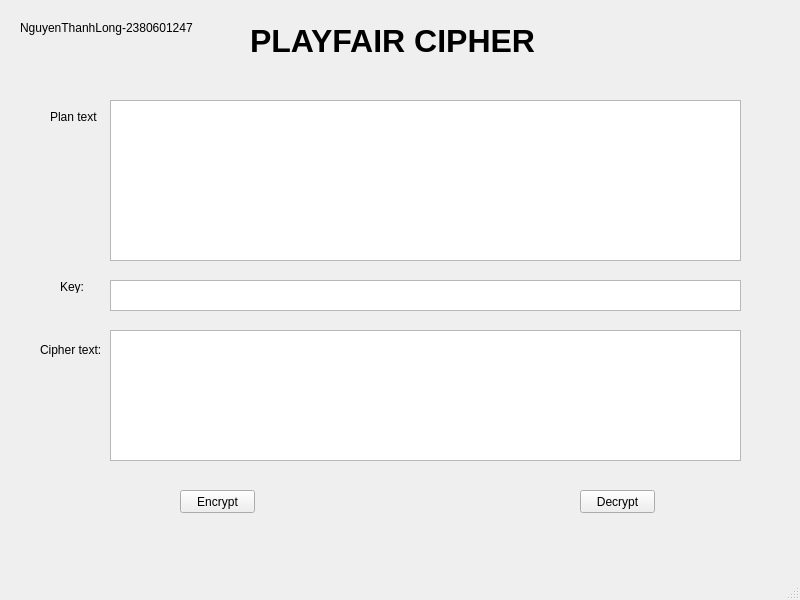
<?xml version="1.0" encoding="UTF-8"?>
<ui version="4.0">
 <class>MainWindow</class>
 <widget class="QMainWindow" name="MainWindow">
  <property name="geometry">
   <rect>
    <x>0</x>
    <y>0</y>
    <width>800</width>
    <height>600</height>
   </rect>
  </property>
  <property name="windowTitle">
   <string>MainWindow</string>
  </property>
  <widget class="QWidget" name="centralwidget">
   <widget class="QLabel" name="label">
    <property name="geometry">
     <rect>
      <x>250</x>
      <y>20</y>
      <width>301</width>
      <height>41</height>
     </rect>
    </property>
    <property name="font">
     <font>
      <pointsize>24</pointsize>
      <weight>75</weight>
      <bold>true</bold>
     </font>
    </property>
    <property name="text">
     <string>PLAYFAIR CIPHER</string>
    </property>
   </widget>
   <widget class="QPlainTextEdit" name="txt_plain_text">
    <property name="geometry">
     <rect>
      <x>110</x>
      <y>100</y>
      <width>631</width>
      <height>161</height>
     </rect>
    </property>
   </widget>
   <widget class="QPlainTextEdit" name="txt_key">
    <property name="geometry">
     <rect>
      <x>110</x>
      <y>280</y>
      <width>631</width>
      <height>31</height>
     </rect>
    </property>
   </widget>
   <widget class="QPlainTextEdit" name="txt_cipher_text">
    <property name="geometry">
     <rect>
      <x>110</x>
      <y>330</y>
      <width>631</width>
      <height>131</height>
     </rect>
    </property>
   </widget>
   <widget class="QPushButton" name="btn_decrypt">
    <property name="geometry">
     <rect>
      <x>580</x>
      <y>490</y>
      <width>75</width>
      <height>23</height>
     </rect>
    </property>
    <property name="text">
     <string>Decrypt</string>
    </property>
   </widget>
   <widget class="QPushButton" name="btn_encrypt">
    <property name="geometry">
     <rect>
      <x>180</x>
      <y>490</y>
      <width>75</width>
      <height>23</height>
     </rect>
    </property>
    <property name="text">
     <string>Encrypt</string>
    </property>
   </widget>
   <widget class="QLabel" name="label_3">
    <property name="geometry">
     <rect>
      <x>60</x>
      <y>280</y>
      <width>47</width>
      <height>13</height>
     </rect>
    </property>
    <property name="text">
     <string>Key:</string>
    </property>
   </widget>
   <widget class="QLabel" name="label_2">
    <property name="geometry">
     <rect>
      <x>50</x>
      <y>110</y>
      <width>47</width>
      <height>13</height>
     </rect>
    </property>
    <property name="text">
     <string>Plan text:</string>
    </property>
   </widget>
   <widget class="QLabel" name="label_4">
    <property name="geometry">
     <rect>
      <x>40</x>
      <y>340</y>
      <width>61</width>
      <height>20</height>
     </rect>
    </property>
    <property name="text">
     <string>Cipher text:</string>
    </property>
   </widget>
   <widget class="QLabel" name="label_5">
    <property name="geometry">
     <rect>
      <x>20</x>
      <y>20</y>
      <width>181</width>
      <height>16</height>
     </rect>
    </property>
    <property name="text">
     <string>NguyenThanhLong-2380601247</string>
    </property>
   </widget>
  </widget>
  <widget class="QMenuBar" name="menubar">
   <property name="geometry">
    <rect>
     <x>0</x>
     <y>0</y>
     <width>800</width>
     <height>21</height>
    </rect>
   </property>
  </widget>
  <widget class="QStatusBar" name="statusbar"/>
 </widget>
 <resources/>
 <connections/>
</ui>
